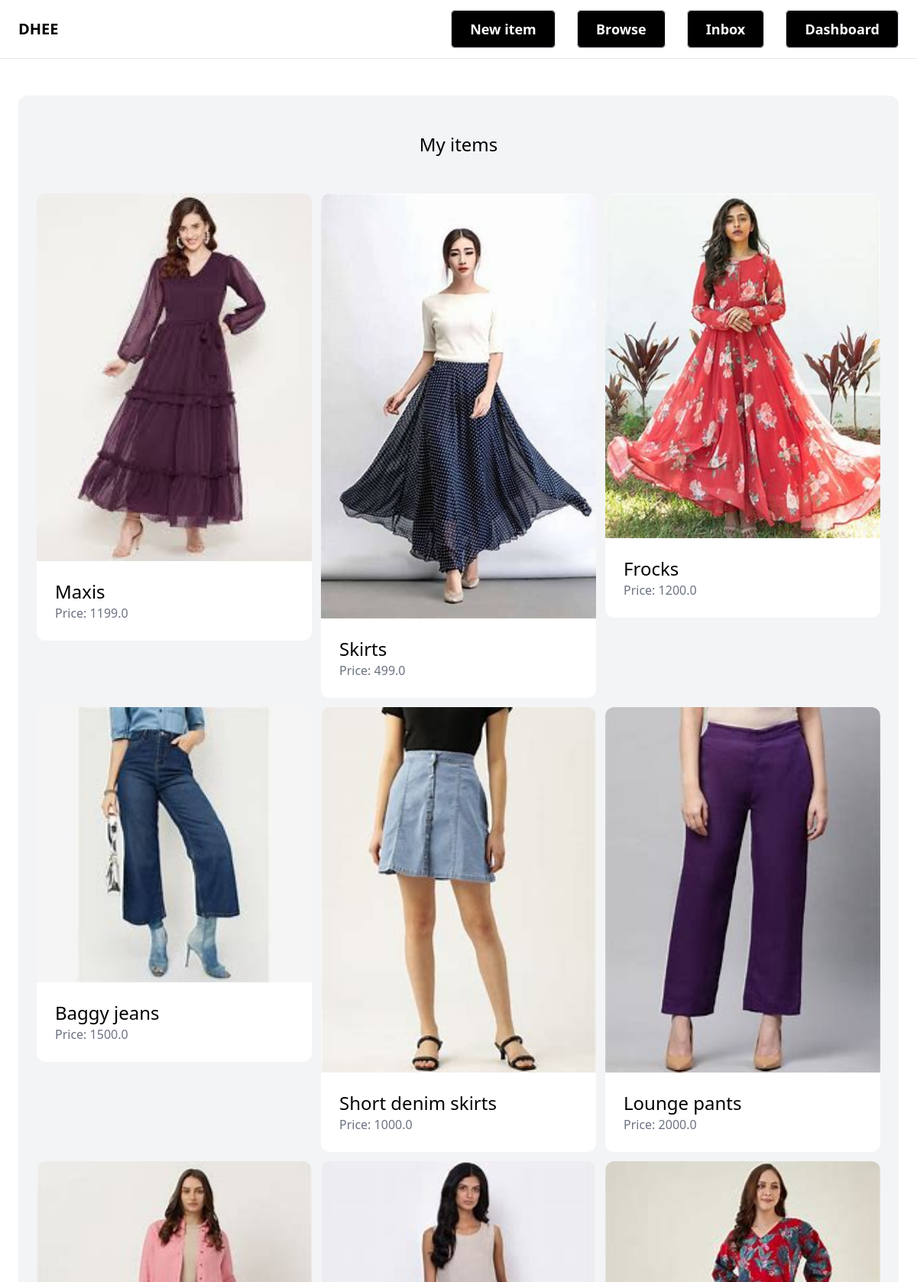
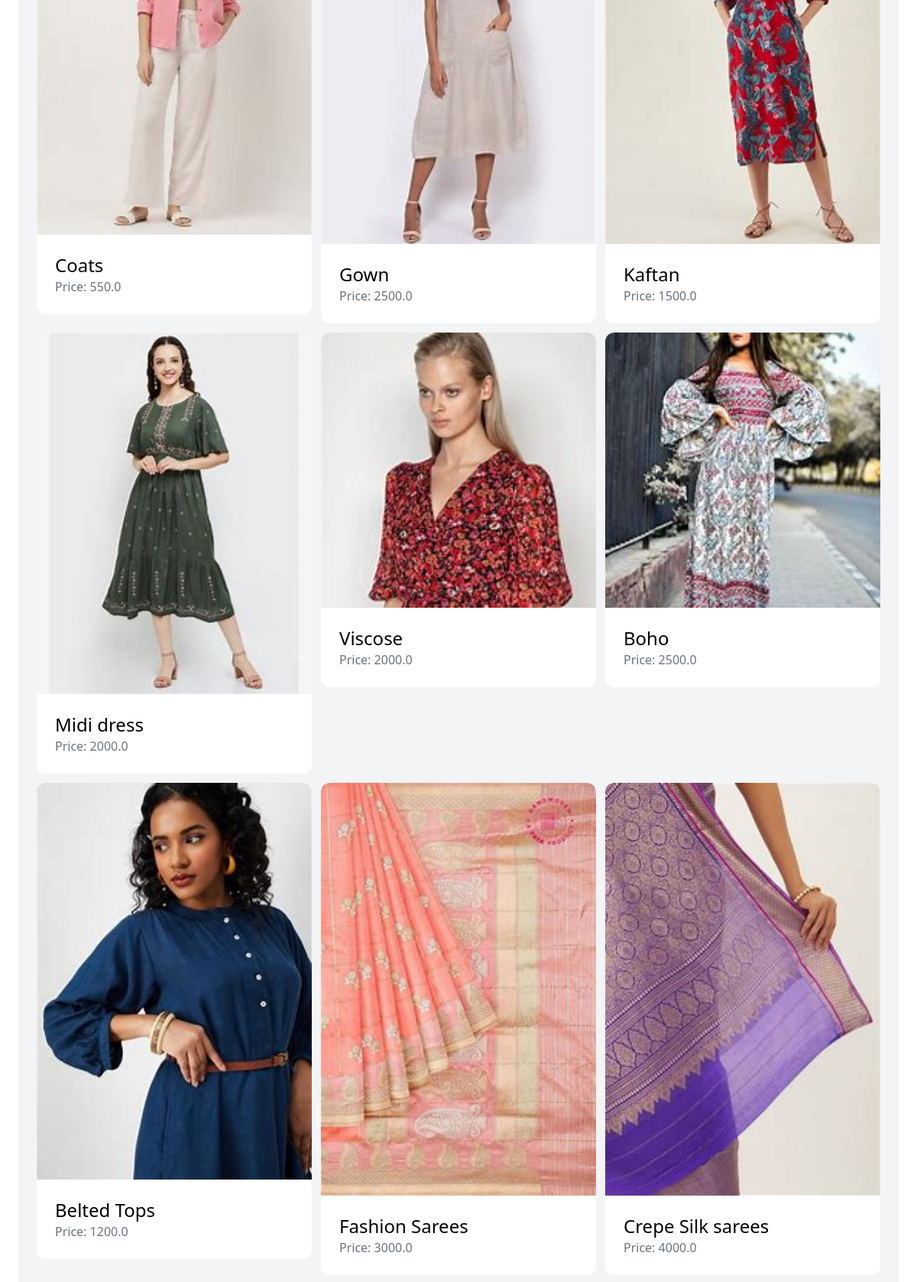
The page /dashboard/ (signed in, upper part) on the database its author committed (2 pictures, top to bottom).
### item/models.py (models this page shows, shortened)
class Item(models.Model):
    category=models.ForeignKey(Category,related_name='items',on_delete=models.CASCADE)
    name=models.CharField(max_length=255)
    description=models.TextField(blank=True,null=True)
    price=models.FloatField()
    image=models.ImageField(upload_to='item_images',blank=True,null=True)
    is_sold=models.BooleanField(default=False)
    created_by=models.ForeignKey(User,related_name='items',on_delete=models.CASCADE)
    created_at=models.DateTimeField(auto_now_add=True)

### dashboard/views.py (the view)
# urls.py: path('',views.index,name='index'),
@login_required
def index(request):
    items=Item.objects.filter(created_by=request.user)
    return render(request,'dashboard/index.html',{
        'items':items,
    })

### dashboard/templates/dashboard/index.html (shortened to what this page needs)
{% extends 'app/base.html' %}
{% block content %}
    <div class="mt-6 px-6 py-12 bg-gray-100 rounded-xl">
        <h2 class="mb-12 text-2xl text-center">My items</h2>
        <div class="grid grid-cols-3 gap-3">
            {% for item in items %}
                <div>
                    <a href="{% url 'item:detail' item.id %}">
                        <div>
                            <img src="{{ item.image.url }}" class="rounded-t-xl object-fill h-46 w-96">
                        </div>
                        <div class="p-6 bg-white rounded-b-xl">
                            <h2 class="text-2xl">{{ item.name }}</h2>
                            <p class="text-gray-500">Price: {{ item.price }}</p>
                        </div>
                    </a>
                </div>
            {% endfor %}
        </div>
    </div>
{% endblock %}

### rows shown on the page
Item: image (picture), name "Maxis", price "1199.0"
Item: image (picture), name "Skirts", price "499.0"
Item: image (picture), name "Frocks", price "1200.0"
Item: image (picture), name "Baggy jeans", price "1500.0"
Item: image (picture), name "Short denim skirts", price "1000.0"
Item: image (picture), name "Lounge pants", price "2000.0"
Item: image (picture), name "Coats", price "550.0"
Item: image (picture), name "Gown", price "2500.0"
Item: image (picture), name "Kaftan", price "1500.0"
Item: image (picture), name "Midi dress", price "2000.0"
Item: image (picture), name "Viscose", price "2000.0"
Item: image (picture), name "Boho", price "2500.0"
Item: image (picture), name "Belted Tops", price "1200.0"
Item: image (picture), name "Fashion Sarees", price "3000.0"
Item: image (picture), name "Crepe Silk sarees", price "4000.0"
